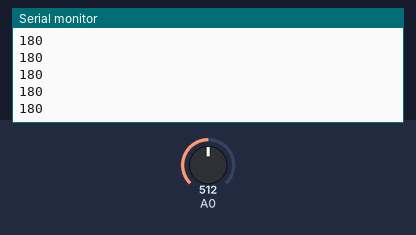
A sketch run on a simulated Arduino Uno, built with avr-gcc and run on an emulated ATmega328P. Parts: the last lines printed to the serial monitor. The inputs (shaded band) are chosen by the test bench; at power-on: A0 = 512.

Above: at 1.2 s.
1.3 s: A0 set to 716
At 1.33 s:
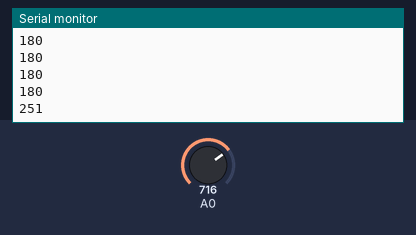
2.8 s: A0 set to 900
At 2.84 s:
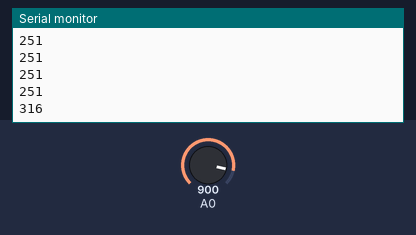
Timing chart, 0 to 5.8 s (numbered marks = the images above; inputs shaded):
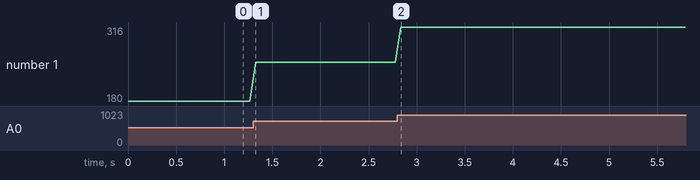

The sketch:

ArduinoKnob.ino
```cpp
void setup() {
  // put your setup code here, to run once:
  Serial.begin(9600);

}

void loop() {
  // put your main code here, to run repeatedly:
  if (Serial) {
    // Serial.write(map(analogRead(A0), 0, 1024, 0, 128));
    Serial.println(map(analogRead(A0), 0, 1024, 0, 360));
    delay(60);
  }


}
```

Measured:
- after the input at 1.3 s, the serial monitor: prints a new line at once (image 1)
- after the input at 2.8 s, the serial monitor: prints a new line at once (image 2)
- plotted number 1: 180 → 251 after the input at 1.3 s, 251 → 316 after the input at 2.8 s
